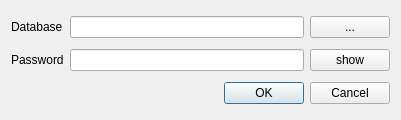
<?xml version="1.0" encoding="UTF-8"?>
<ui version="4.0">
 <class>DatabaseDialog</class>
 <widget class="QDialog" name="DatabaseDialog">
  <property name="geometry">
   <rect>
    <x>0</x>
    <y>0</y>
    <width>401</width>
    <height>120</height>
   </rect>
  </property>
  <property name="windowTitle">
   <string>Dialog</string>
  </property>
  <layout class="QGridLayout" name="gridLayout_2">
   <item row="4" column="1" colspan="2">
    <widget class="QDialogButtonBox" name="buttonBox">
     <property name="orientation">
      <enum>Qt::Horizontal</enum>
     </property>
     <property name="standardButtons">
      <set>QDialogButtonBox::Cancel|QDialogButtonBox::Ok</set>
     </property>
    </widget>
   </item>
   <item row="1" column="2">
    <widget class="QPushButton" name="btnDatabase">
     <property name="text">
      <string>...</string>
     </property>
    </widget>
   </item>
   <item row="3" column="2">
    <widget class="QPushButton" name="btnShow">
     <property name="text">
      <string>show</string>
     </property>
    </widget>
   </item>
   <item row="1" column="1">
    <widget class="QLineEdit" name="lblDatabaseName"/>
   </item>
   <item row="3" column="1">
    <widget class="QLineEdit" name="lblPassword">
     <property name="echoMode">
      <enum>QLineEdit::Password</enum>
     </property>
    </widget>
   </item>
   <item row="1" column="0">
    <widget class="QLabel" name="label">
     <property name="text">
      <string>Database</string>
     </property>
    </widget>
   </item>
   <item row="3" column="0">
    <widget class="QLabel" name="label_2">
     <property name="text">
      <string>Password</string>
     </property>
    </widget>
   </item>
  </layout>
 </widget>
 <resources/>
 <connections>
  <connection>
   <sender>buttonBox</sender>
   <signal>accepted()</signal>
   <receiver>DatabaseDialog</receiver>
   <slot>accept()</slot>
   <hints>
    <hint type="sourcelabel">
     <x>248</x>
     <y>254</y>
    </hint>
    <hint type="destinationlabel">
     <x>157</x>
     <y>274</y>
    </hint>
   </hints>
  </connection>
  <connection>
   <sender>buttonBox</sender>
   <signal>rejected()</signal>
   <receiver>DatabaseDialog</receiver>
   <slot>reject()</slot>
   <hints>
    <hint type="sourcelabel">
     <x>316</x>
     <y>260</y>
    </hint>
    <hint type="destinationlabel">
     <x>286</x>
     <y>274</y>
    </hint>
   </hints>
  </connection>
 </connections>
</ui>
